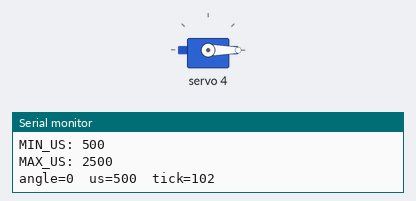
Recording of a sketch running on a simulated Arduino Uno, built with avr-gcc and run on an emulated ATmega328P. Parts: servo, the last lines printed to the serial monitor.

Above: at 0.05 s.
At 3.55 s:
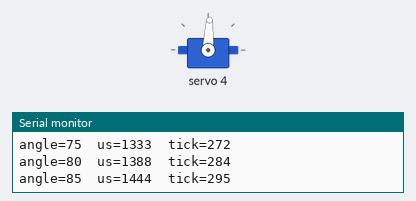
At 7.15 s:
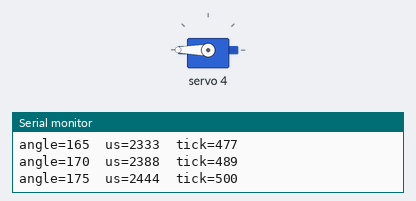
At 14.35 s:
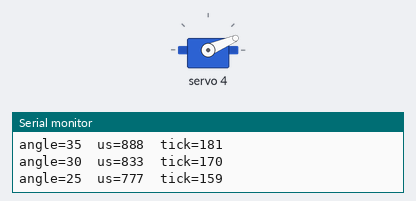
Timing chart, 0 to 21.4 s (numbered marks = the images above):
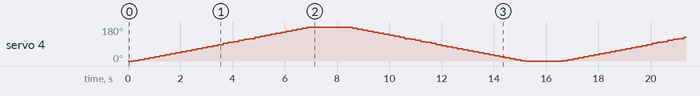

The sketch:

robot_hand_v2_test.ino
```cpp
// pca9685_single_channel_calibrate.ino
#include <Wire.h>
#include <Adafruit_PWMServoDriver.h>

Adafruit_PWMServoDriver pwm = Adafruit_PWMServoDriver();

const int TEST_CHANNEL = 4;  // change to whatever channel your MG90S is plugged into
const int PWM_FREQ = 50;     // 50 Hz
// Start with these conservative values; widen if needed (but be careful)
int TEST_MIN_US = 500;  // try 1000, then 900, 800... if needed
int TEST_MAX_US = 2500;  // try 2000, then 2100, 2300... if needed

uint16_t usToTick(long us) {
  long period_us = 1000000L / PWM_FREQ;  // 20000 for 50Hz
  long ticks = (us * 4096L) / period_us;
  if (ticks < 0) ticks = 0;
  if (ticks > 4095) ticks = 4095;
  return (uint16_t)ticks;
}

void setup() {
  Serial.begin(115200);
  Wire.begin();
  pwm.begin();
  pwm.setPWMFreq(PWM_FREQ);
  delay(10);
  Serial.println("Calibration test: PCA9685 single channel sweep");
  Serial.print("Channel: ");
  Serial.println(TEST_CHANNEL);
  Serial.print("MIN_US: ");
  Serial.println(TEST_MIN_US);
  Serial.print("MAX_US: ");
  Serial.println(TEST_MAX_US);
}

void loop() {
  // Sweep up
  for (int angle = 0; angle <= 180; angle += 5) {
    long us = map(angle, 0, 180, TEST_MIN_US, TEST_MAX_US);
    uint16_t tick = usToTick(us);
    pwm.setPWM(TEST_CHANNEL, 0, tick);
    Serial.print("angle=");
    Serial.print(angle);
    Serial.print("  us=");
    Serial.print(us);
    Serial.print("  tick=");
    Serial.println(tick);
    delay(200);  // slow so you can observe
  }
  delay(500);

  // Sweep down
  for (int angle = 180; angle >= 0; angle -= 5) {
    long us = map(angle, 0, 180, TEST_MIN_US, TEST_MAX_US);
    uint16_t tick = usToTick(us);
    pwm.setPWM(TEST_CHANNEL, 0, tick);
    Serial.print("angle=");
    Serial.print(angle);
    Serial.print("  us=");
    Serial.print(us);
    Serial.print("  tick=");
    Serial.println(tick);
    delay(200);
  }
  delay(1000);
}
```

arduino.ino
```cpp

```
